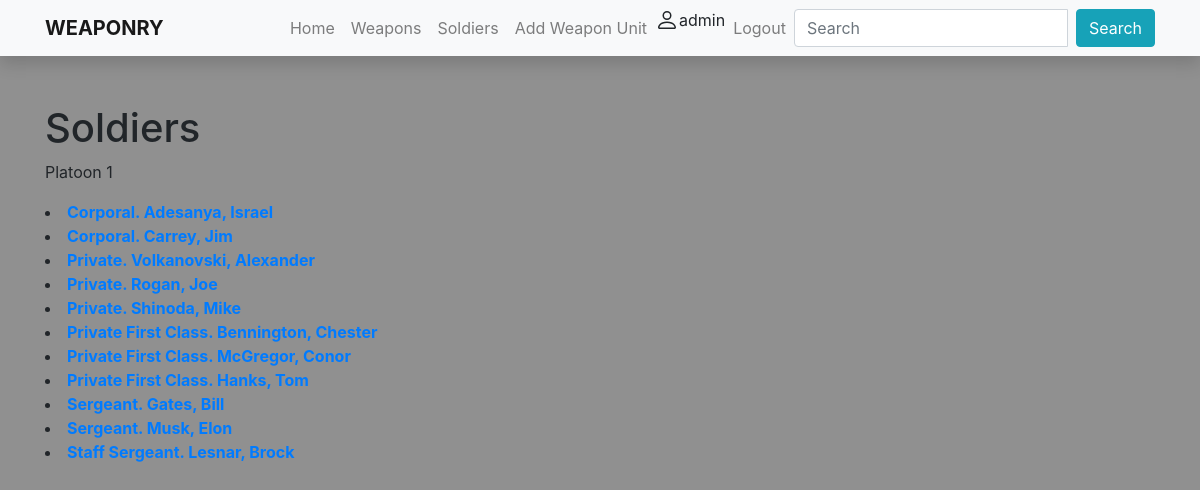
Screenshot of /weaponry/soldiers/ (signed in) with the database file from the repository.
### weaponry/models.py (models this page shows, shortened)
class Soldier(models.Model):
    rank = models.CharField('Rank', max_length=50)
    first_name = models.CharField('Name', max_length=100)
    last_name = models.CharField('Last name', max_length=100)
    description = HTMLField()
    class Meta:
        ordering = ['rank', 'first_name', 'last_name']

### weaponry/views.py (the view)
# urls.py: path('soldiers/', views.soldiers, name='soldiers'),
@login_required
def soldiers(request):
    paginator = Paginator(Soldier.objects.all(), 12)
    page_number = request.GET.get('page')
    paged_soldiers = paginator.get_page(page_number)
    context = {
        'soldiers': paged_soldiers
    }
    return render(request, 'soldiers.html', context=context)

### weaponry/templates/soldiers.html (shortened to what this page needs)
{% extends "base.html" %}
{% block content %}
<h1>Soldiers</h1>
<p>Platoon 1</p>
{% for soldier in soldiers %}
<li><a href="{% url 'soldier' soldier.id %}">
    <strong>{{ soldier.rank }}.  {{ soldier.last_name }}, {{ soldier.first_name }}</strong></a></li>
{% endfor %}
{% endblock %}

### weaponry/templates/base.html (shortened to what this page needs)
<!DOCTYPE html>
<html lang="en">
<link
        rel="stylesheet"
        href="https://stackpath.bootstrapcdn.com/bootstrap/4.1.3/css/bootstrap.min.css"
/>
<link
        rel="stylesheet"
        href="https://cdnjs.cloudflare.com/ajax/libs/font-awesome/4.7.0/css/font-awesome.min.css"
/>
{% load static %}
<link rel="stylesheet" href="{% static 'css/styles.css' %}"/>
</head>
<body>
<nav
        class="navbar navbar-expand-lg navbar-light bg-light static-top mb-5 shadow"
>
    <div class="container">
        <a class="navbar-brand" href="/">
            <strong>WEAPONRY</a>
        </head>
        <body>
        <header>
            <nav>
                <div class="collapse navbar-collapse" id="navbarResponsive">
                    <ul class="navbar-nav ml-auto">
                        <li class="nav-item">
                            <a class="nav-link" href="{% url 'index' %}">Home</a>
                        </li>
                        <li class="nav-item">
                            <a class="nav-link" href="{% url 'weapons' %}">Weapons</a>
                        </li>
                        <li class="nav-item">
                            <a class="nav-link" href="{% url 'soldiers' %}">Soldiers</a>
                        </li>
                        <li class="nav-item"><a class="nav-link" href="{% url 'add-weapon' %}">Add Weapon Unit</a></li>
                        {% if user.is_authenticated %}
                        {{ user.get_username }}</a></li>
                        <li class="nav-item"><a class="nav-link" href="{% url 'logout' %}">Logout</a></li>
                        {% else %}
                        <li class="nav-item"><a class="nav-link"
                                                href="{% url 'login' %}?next={{request.path}}">Login</a>
                        </li>
                        {% endif %}
                    </ul>
                    <form
                            class="form-inline my-2 my-lg-0"
                            action="{% url 'search' %}"
                            method="get"
                    >
                        <div class="input-group">
                            <input
                                    class="form-control mr-sm-2"
                                    type="search"
                                    placeholder="Search"
                                    aria-label="Search"
                                    name="query"
                            />
                            <button class="btn btn-info my-2 my-sm-0" type="submit">
                                Search
                            </button>
                        </div>
                    </form>
                </div>
    </div>
</nav>
<div class="container">
    {% block content %}{% endblock %}
</div>
</body>
</html>

### weaponry/templates/base.html (style rules this page uses)
body { background-color: #909090; }

### rows the page displays
Soldier: rank "Corporal", last_name "Adesanya", first_name "Israel"
Soldier: rank "Corporal", last_name "Carrey", first_name "Jim"
Soldier: rank "Private", last_name "Volkanovski", first_name "Alexander"
Soldier: rank "Private", last_name "Rogan", first_name "Joe"
Soldier: rank "Private", last_name "Shinoda", first_name "Mike"
Soldier: rank "Private First Class", last_name "Bennington", first_name "Chester"
Soldier: rank "Private First Class", last_name "McGregor", first_name "Conor"
Soldier: rank "Private First Class", last_name "Hanks", first_name "Tom"
Soldier: rank "Sergeant", last_name "Gates", first_name "Bill"
Soldier: rank "Sergeant", last_name "Musk", first_name "Elon"
Soldier: rank "Staff Sergeant", last_name "Lesnar", first_name "Brock"

### other values shown
{{ user.get_username }} "admin"
